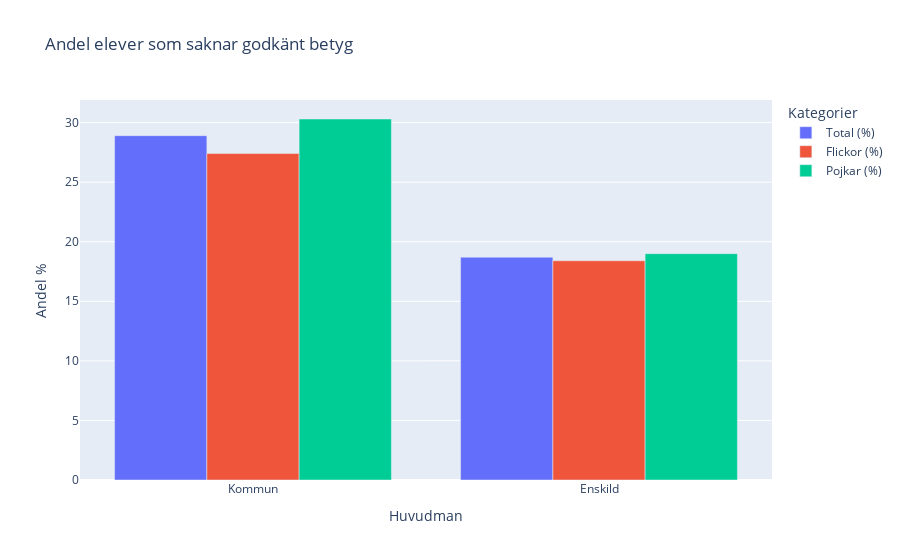

Notebook code for this chart:
### Code cell
# bar chart for the Huvudman
fig = px.bar(df_huvudman_data, 
            x = "Kategorier", 
            y=["Total (%)", "Flickor (%)", "Pojkar (%)"], 
            title="Andel elever som saknar godkänt betyg",
            labels={"value": "Andel %", "variable": "Kategorier", "Kategorier": "Huvudman"},
            barmode = 'group')

fig.write_html("Visualiseringar/Uppgift_2c_1.html")
fig.show()

### Figure 1 — Plotly figure (JSON) as saved in the notebook; plotly's stock layout.template omitted (floating-point values rounded to 4 significant figures)
{"data": [{"alignmentgroup": "True", "hovertemplate": "Kategorier=Total (%)<br>Huvudman=%{x}<br>Andel %=%{y}<extra></extra>", "legendgroup": "Total (%)", "marker": {"color": "#636efa", "pattern": {"shape": ""}}, "name": "Total (%)", "offsetgroup": "Total (%)", "orientation": "v", "showlegend": true, "textposition": "auto", "type": "bar", "x": ["Kommun", "Enskild"], "xaxis": "x", "y": [28.9, 18.7], "yaxis": "y"}, {"alignmentgroup": "True", "hovertemplate": "Kategorier=Flickor (%)<br>Huvudman=%{x}<br>Andel %=%{y}<extra></extra>", "legendgroup": "Flickor (%)", "marker": {"color": "#EF553B", "pattern": {"shape": ""}}, "name": "Flickor (%)", "offsetgroup": "Flickor (%)", "orientation": "v", "showlegend": true, "textposition": "auto", "type": "bar", "x": ["Kommun", "Enskild"], "xaxis": "x", "y": [27.4, 18.4], "yaxis": "y"}, {"alignmentgroup": "True", "hovertemplate": "Kategorier=Pojkar (%)<br>Huvudman=%{x}<br>Andel %=%{y}<extra></extra>", "legendgroup": "Pojkar (%)", "marker": {"color": "#00cc96", "pattern": {"shape": ""}}, "name": "Pojkar (%)", "offsetgroup": "Pojkar (%)", "orientation": "v", "showlegend": true, "textposition": "auto", "type": "bar", "x": ["Kommun", "Enskild"], "xaxis": "x", "y": [30.3, 19.0], "yaxis": "y"}], "layout": {"barmode": "group", "legend": {"title": {"text": "Kategorier"}, "tracegroupgap": 0}, "title": {"text": "Andel elever som saknar godkänt betyg"}, "xaxis": {"anchor": "y", "domain": [0, 1], "title": {"text": "Huvudman"}}, "yaxis": {"anchor": "x", "domain": [0, 1], "title": {"text": "Andel %"}}}}
